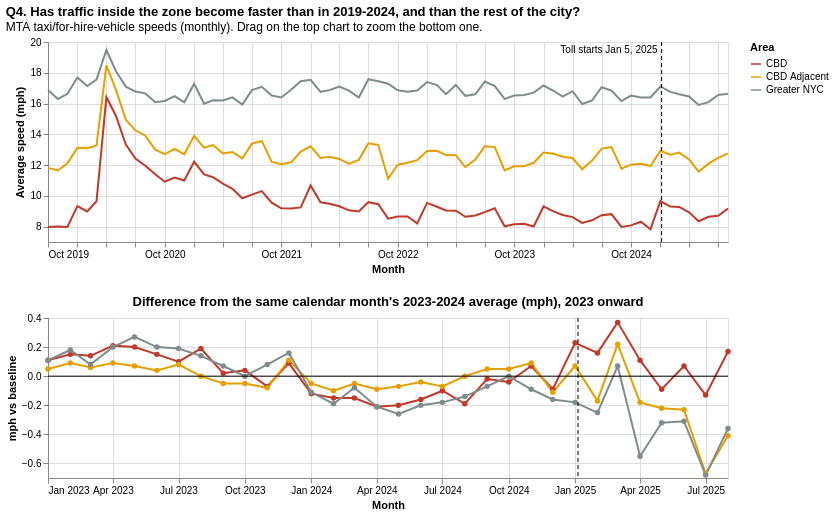

Here is the Vega-Lite specification saved for this chart:
### Vega-Lite specification from a JSON file in a GitHub repository (floating-point values rounded to 4 significant figures; data arrays with more than 128 entries replaced by an {"elided": "..."} marker saying what was removed)
{"$schema": "https://vega.github.io/schema/vega-lite/v5.json", "title": {"text": "Q4. Has traffic inside the zone become faster than in 2019-2024, and than the rest of the city?", "subtitle": "MTA taxi/for-hire-vehicle speeds (monthly). Drag on the top chart to zoom the bottom one."}, "vconcat": [{"width": 680, "height": 200, "layer": [{"data": {"values": {"elided": "213 records"}}, "params": [{"name": "zone", "select": {"type": "point", "fields": ["zone"]}, "bind": "legend"}, {"name": "span", "select": {"type": "interval", "encodings": ["x"]}}], "mark": "line", "encoding": {"x": {"field": "month", "type": "temporal", "title": "Month", "axis": {"format": "%b %Y"}}, "y": {"field": "zonal_speed", "type": "quantitative", "title": "Average speed (mph)", "scale": {"zero": false}}, "color": {"field": "zone", "type": "nominal", "title": "Area", "scale": {"domain": ["CBD", "CBD Adjacent", "Greater NYC"], "range": ["#c0392b", "#e69f00", "#7f8c8d"]}}, "opacity": {"condition": {"param": "zone", "value": 1}, "value": 0.15}, "tooltip": [{"field": "zone"}, {"field": "month", "type": "temporal", "format": "%b %Y"}, {"field": "zonal_speed"}]}}, {"data": {"values": [{"d": "2025-01-05"}]}, "mark": {"type": "rule", "strokeDash": [4, 3], "color": "black"}, "encoding": {"x": {"field": "d", "type": "temporal"}}}, {"data": {"values": [{"d": "2025-01-05"}]}, "mark": {"type": "text", "align": "right", "dx": -4, "y": 8, "fontSize": 10}, "encoding": {"x": {"field": "d", "type": "temporal"}, "text": {"value": "Toll starts Jan 5, 2025"}}}]}, {"title": "Difference from the same calendar month's 2023-2024 average (mph), 2023 onward", "width": 680, "height": 160, "layer": [{"data": {"values": {"elided": "213 records"}}, "transform": [{"filter": "year(datum.month) >= 2023"}, {"filter": {"param": "zone"}}], "mark": {"type": "line", "point": true}, "encoding": {"x": {"field": "month", "type": "temporal", "title": "Month", "scale": {"domain": {"param": "span"}}, "axis": {"format": "%b %Y"}}, "y": {"field": "diff_vs_baseline_mph", "type": "quantitative", "title": "mph vs baseline"}, "color": {"field": "zone", "type": "nominal", "legend": null, "scale": {"domain": ["CBD", "CBD Adjacent", "Greater NYC"], "range": ["#c0392b", "#e69f00", "#7f8c8d"]}}, "tooltip": [{"field": "zone"}, {"field": "month", "type": "temporal", "format": "%b %Y"}, {"field": "zonal_speed"}, {"field": "baseline_2023_24_mph"}, {"field": "diff_vs_baseline_mph"}, {"field": "pct_vs_baseline"}]}}, {"data": {"values": [{"y": 0}]}, "mark": {"type": "rule", "color": "black"}, "encoding": {"y": {"field": "y", "type": "quantitative"}}}, {"data": {"values": [{"d": "2025-01-05"}]}, "mark": {"type": "rule", "strokeDash": [4, 3], "color": "black"}, "encoding": {"x": {"field": "d", "type": "temporal"}}}]}], "resolve": {"scale": {"color": "independent"}}}
